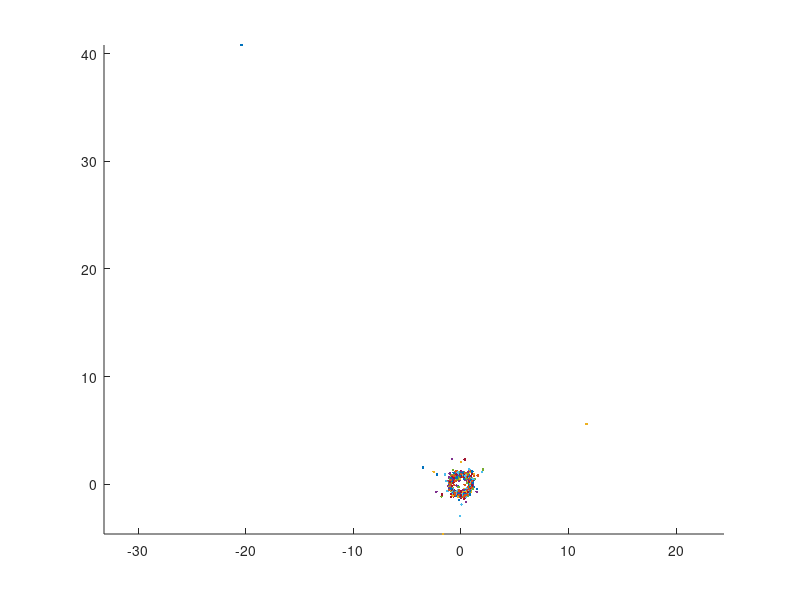

Write the MATLAB code that produced this figure.
% This program plots the roots of 
% 30 random degree 20 polynomials.  
% The distribution of the coefficients 
% is complex Gaussian with covariance 
% matrix the identity matrix...
%    Sept 23, 2002, J. Maurice Rojas
hold off; newplot; 

axis equal; hold on; 

for j=1:30
 plot(roots(randn(21,1)+i*randn(21,1)),'.'); 
end
